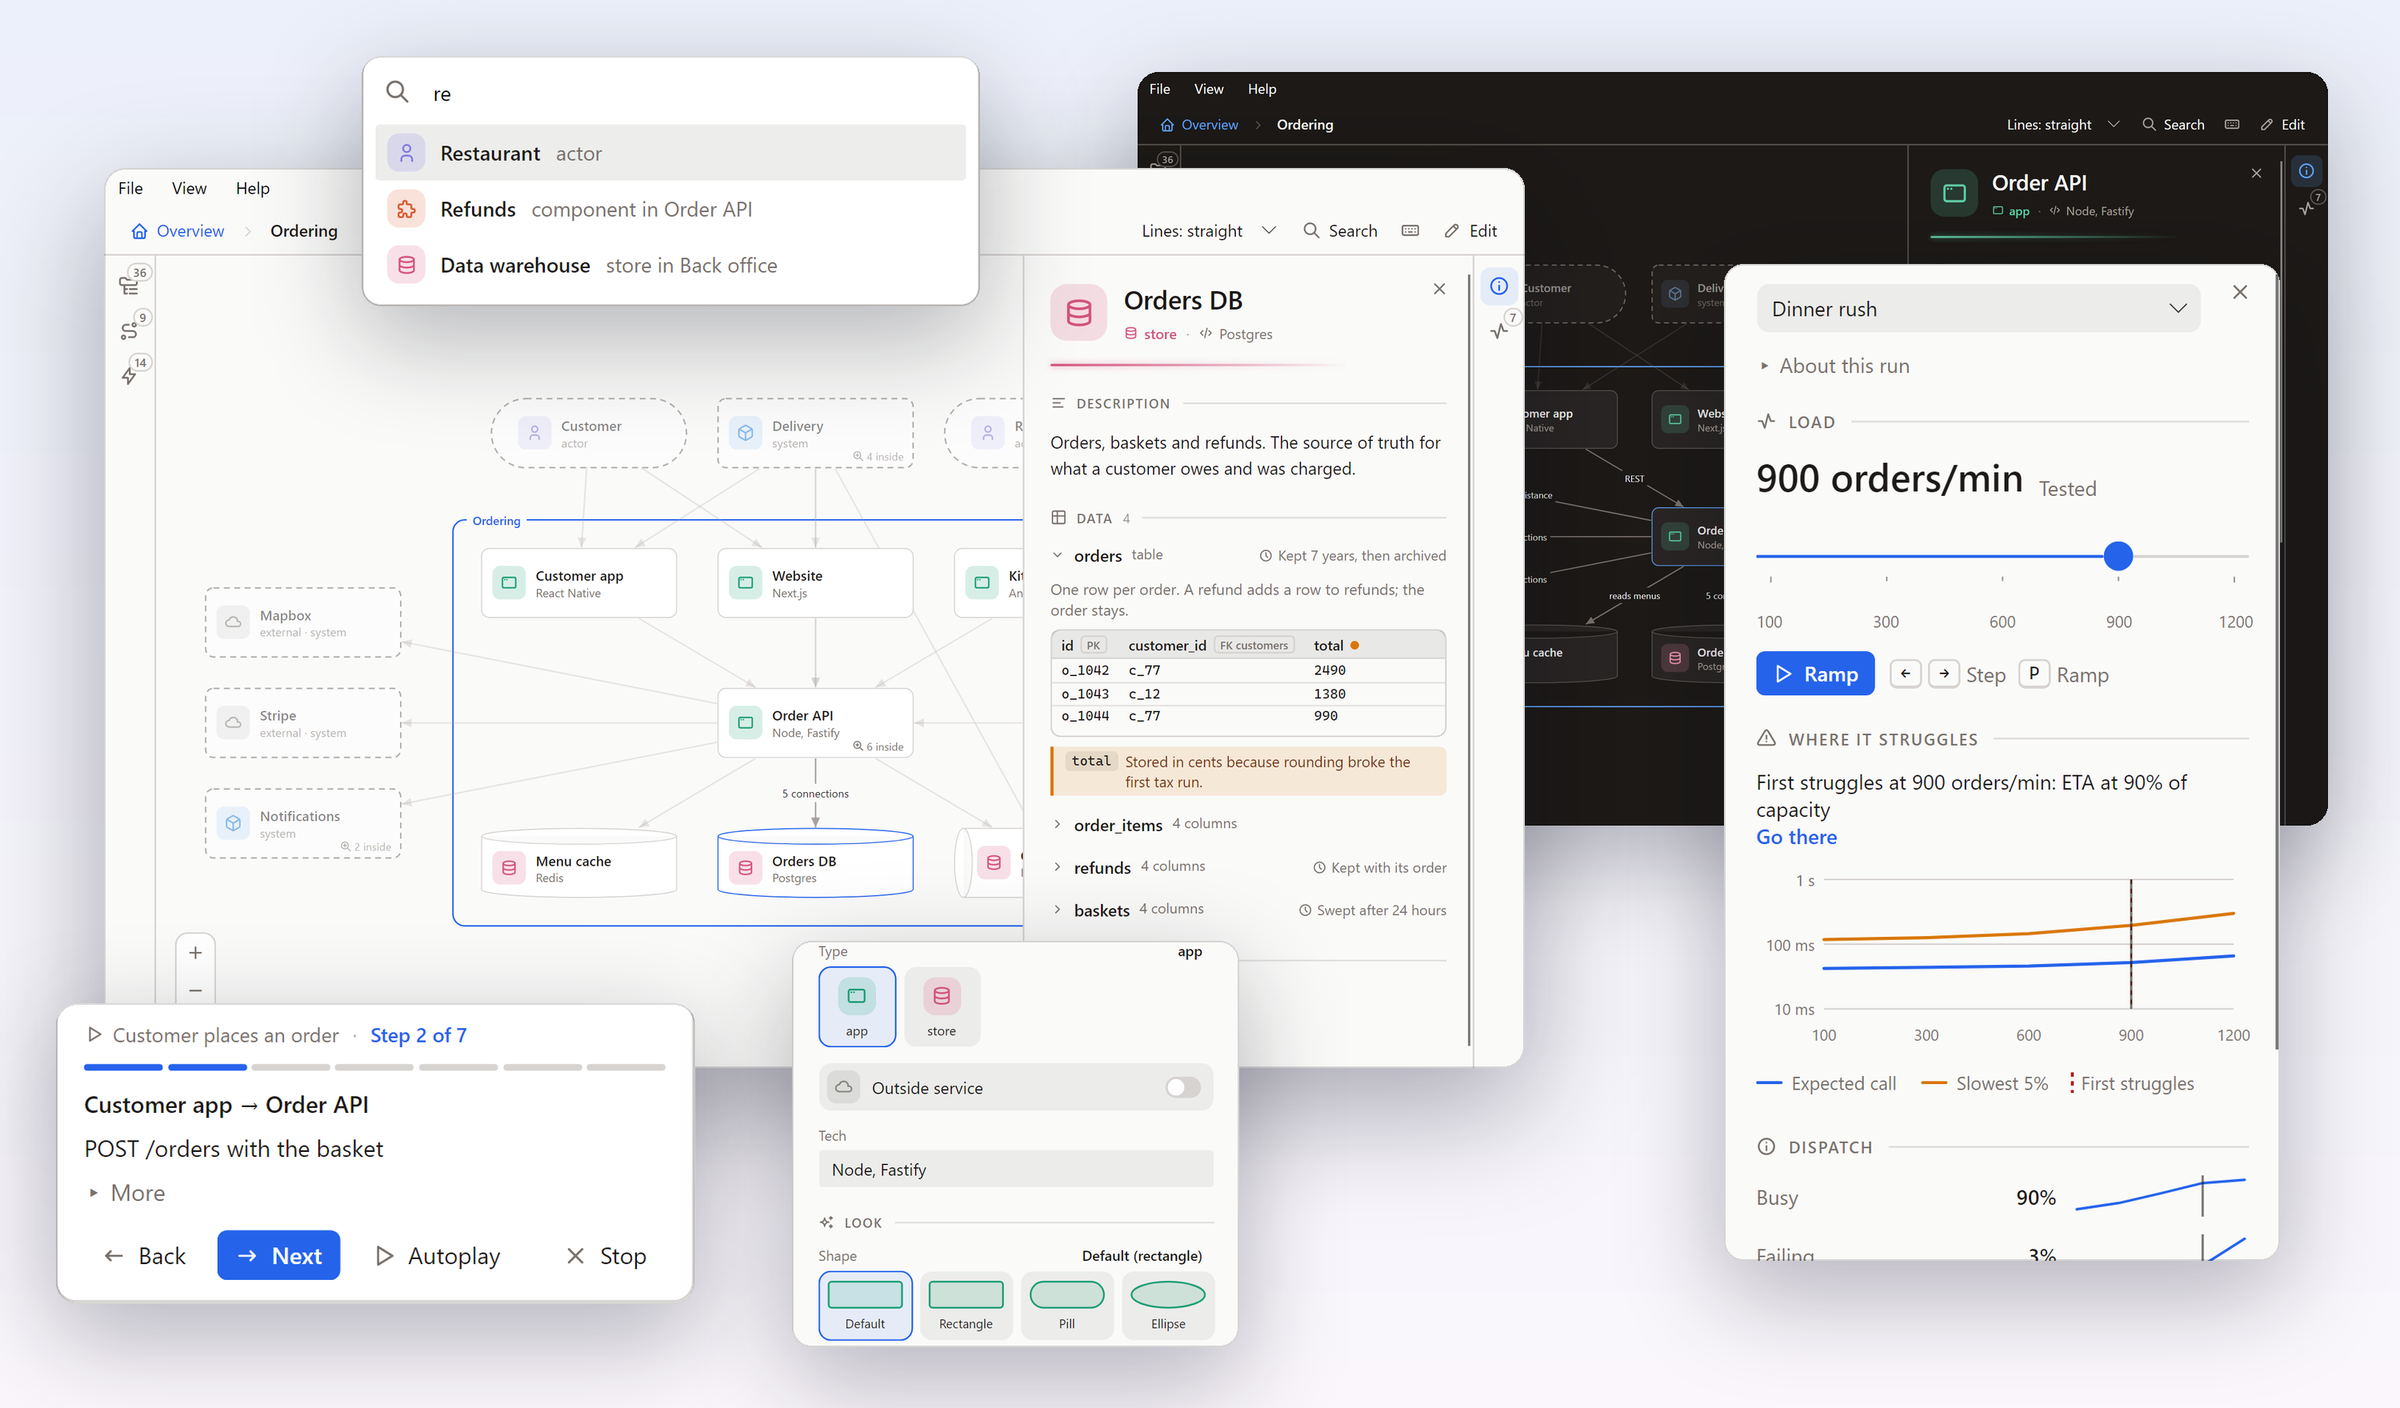

Python code for this plot:
"""Builds hero.png, the picture at the top of the README, from the desktop-*.png screenshots beside it.

    uv run --with pillow docs/images/hero.py

Retake the screenshots first when the app changes how it looks (CONTRIBUTING.md says how), then run this.
"""
from pathlib import Path

from PIL import Image, ImageDraw, ImageFilter

HERE = Path(__file__).parent
W, H = 3000, 1760  # drawn at this size, saved at 2400 wide


def load(name):
    return Image.open(HERE / f"desktop-{name}.png").convert("RGBA")


def gradient(size, top, bottom):
    w, h = size
    column = Image.new("RGB", (1, h))
    for y in range(h):
        t = y / (h - 1)
        column.putpixel((0, y), tuple(round(a + (b - a) * t) for a, b in zip(top, bottom)))
    return column.resize((w, h)).convert("RGBA")


def rounded(img, radius):
    mask = Image.new("L", img.size, 0)
    ImageDraw.Draw(mask).rounded_rectangle((0, 0, img.width - 1, img.height - 1), radius, fill=255)
    out = img.copy()
    out.putalpha(mask)
    return out


def frame(img, scale, radius=26):
    """Scale a picture, round its corners and give it a hairline edge."""
    img = img.resize((round(img.width * scale), round(img.height * scale)), Image.LANCZOS)
    img = rounded(img, radius)
    edge = Image.new("RGBA", img.size, (0, 0, 0, 0))
    ImageDraw.Draw(edge).rounded_rectangle((0, 0, img.width - 1, img.height - 1), radius, outline=(0, 0, 0, 38), width=2)
    return Image.alpha_composite(img, edge)


def place(canvas, img, xy, blur=60, dy=40, strength=0.30):
    """Paste a picture with a soft shadow under it."""
    pad = blur * 3
    shadow = Image.new("RGBA", (img.width + pad * 2, img.height + pad * 2), (0, 0, 0, 0))
    shadow.paste((20, 24, 50, 255), (pad, pad), img.getchannel("A").point(lambda v: round(v * strength)))
    canvas.alpha_composite(shadow.filter(ImageFilter.GaussianBlur(blur)), (xy[0] - pad, xy[1] - pad + dy))
    canvas.alpha_composite(img, xy)


canvas = gradient((W, H), (236, 240, 250), (250, 246, 252))

# Behind: the dark theme, with a shape's panel open.
dark = frame(load("dark"), 0.62)
place(canvas, dark, (W - dark.width - 90, 90))

# Main: Ordering zoomed in, with a store's data open.
main = frame(load("data"), 0.74)
place(canvas, main, (130, 210), blur=70, dy=50, strength=0.34)

# Right: the Performance panel at 900 orders a minute.
perf = frame(load("performance").crop((1715, 166, 2470, 1520)), 0.92, 24)
place(canvas, perf, (W - perf.width - 150, 330))

# Bottom left: a flow playing.
card = frame(load("flow").crop((817, 1112, 1585, 1474)), 1.04)
place(canvas, card, (70, H - card.height - 130))

# Bottom middle: the edit panel's type and shape pickers.
edit = frame(load("edit").crop((1554, 585, 2310, 1272)), 0.74, 24)
place(canvas, edit, (990, H - edit.height - 76))

# Top left: search.
search = frame(load("search").crop((780, 175, 1620, 515)), 0.92, 24)
place(canvas, search, (452, 70))

hero = canvas.convert("RGB").resize((2400, round(H * 2400 / W)), Image.LANCZOS)
hero.save(HERE / "hero.png", optimize=True)
print(HERE / "hero.png", hero.size)
